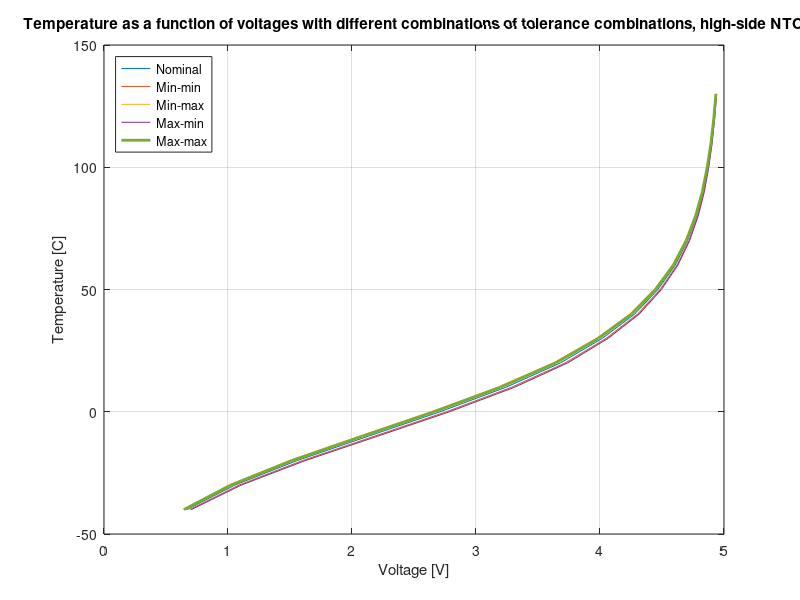
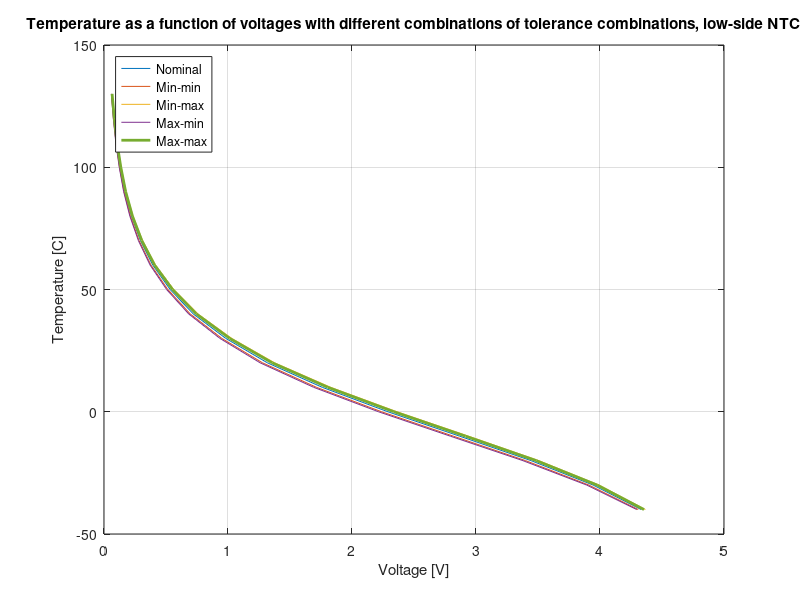
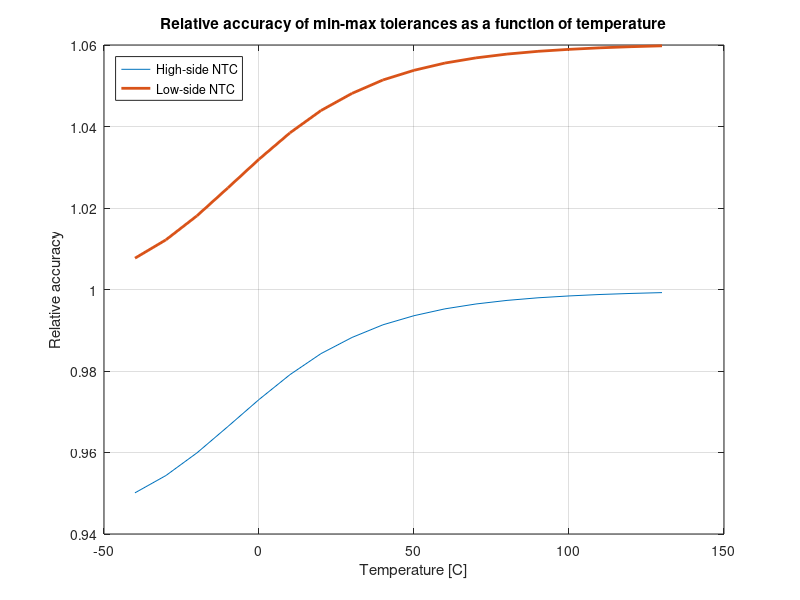
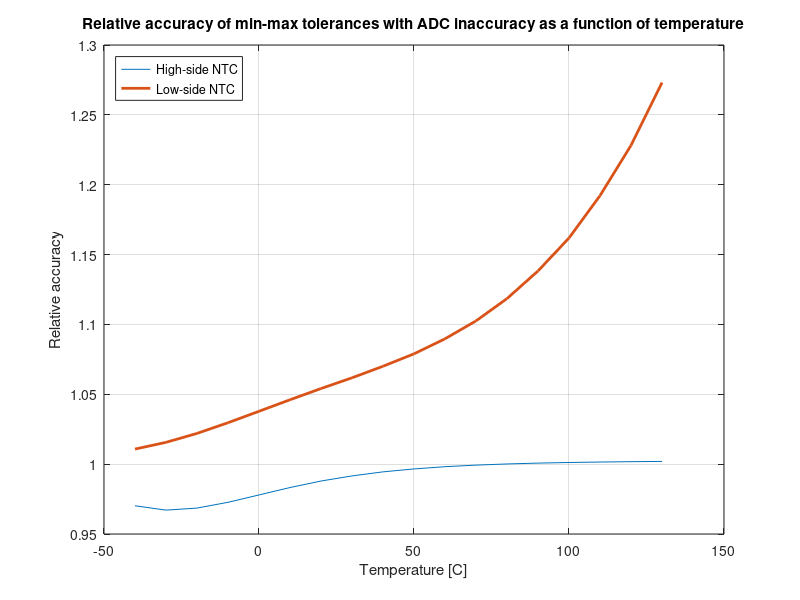

MATLAB code for these plots, in order:
% This script calculates and graphically shows the inaccuracies for an NTC
% when placed high-side and low-side.
%% Setup
clear, close all, clc;

NTC_R = [45313, 26114, 15462, 9397, 5896, 3792, 2500,...
    1707, 1175, 834, 596, 436, 323, 243,...
    187, 144, 113, 89];
T = linspace(-40,130,18);
NTC_Tol = 5/100;

Res_R = 6980;
Res_Tol = 1/100;

Supply = 5;

NTC_min = NTC_R .* (1-NTC_Tol);
NTC_max = NTC_R .* (1+NTC_Tol);
Res_min = Res_R .* (1-Res_Tol);
Res_max = Res_R .* (1+Res_Tol);

%% Calculating scenarios for high-side NTC
V_nom_high = Supply .* Res_R ./ (NTC_R + Res_R);
V_minmin_high = Supply .* Res_min ./ (NTC_min + Res_min);
V_minmax_high = Supply .* Res_min ./ (NTC_max + Res_min);
V_maxmin_high = Supply .* Res_max ./ (NTC_min + Res_max);
V_maxmax_high = Supply .* Res_max ./ (NTC_max + Res_max);

figure(1)
plot(V_nom_high, T, V_minmin_high, T, V_minmax_high, T, V_maxmin_high, T, V_maxmax_high, T, 'LineWidth', 2)
grid on
title('Temperature as a function of voltages with different combinations of tolerance combinations, high-side NTC')
legend('Nominal', 'Min-min', 'Min-max', 'Max-min', 'Max-max', 'Location', 'northwest')
xlabel('Voltage [V]')
ylabel('Temperature [C]')

%% Calculating scenarios for low-side NTC
V_nom_low = Supply .* NTC_R ./ (NTC_R + Res_R);
V_minmin_low = Supply .* NTC_min ./ (NTC_min + Res_min);
V_minmax_low = Supply .* NTC_max ./ (NTC_max + Res_min);
V_maxmin_low = Supply .* NTC_min ./ (NTC_min + Res_max);
V_maxmax_low = Supply .* NTC_max ./ (NTC_max + Res_max);

figure(2)
plot(V_nom_low, T, V_minmin_low, T, V_minmax_low, T, V_maxmin_low, T, V_maxmax_low, T, 'LineWidth', 2)
grid on
title('Temperature as a function of voltages with different combinations of tolerance combinations, low-side NTC')
legend('Nominal', 'Min-min', 'Min-max', 'Max-min', 'Max-max', 'Location', 'northwest')
xlabel('Voltage [V]')
ylabel('Temperature [C]')

%% Relative accuracies
rel_acc_minmin_high = V_minmin_high ./ V_nom_high;
rel_acc_minmax_high = V_minmax_high ./ V_nom_high;
rel_acc_maxmin_high = V_maxmin_high ./ V_nom_high;
rel_acc_maxmax_high = V_maxmax_high ./ V_nom_high;
rel_acc_minmin_low = V_minmin_low ./ V_nom_low;
rel_acc_minmax_low = V_minmax_low ./ V_nom_low;
rel_acc_maxmin_low = V_maxmin_low ./ V_nom_low;
rel_acc_maxmax_low = V_maxmax_low ./ V_nom_low;

figure(3)
%plot(T, rel_acc_minmin_high, T, rel_acc_maxmax_high, T, rel_acc_minmin_low, T, rel_acc_maxmax_low)
plot(T, rel_acc_minmax_high, T, rel_acc_minmax_low, 'LineWidth', 2)
grid on
title('Relative accuracy of min-max tolerances as a function of temperature')
legend('High-side NTC', 'Low-side NTC', 'Location', 'northwest')
xlabel('Temperature [C]')
ylabel('Relative accuracy')

%% Including ADC inaccuracy
ADC_errbit = 11;
ADC_error = 11 * 5 / 4096;

V_ADC_high = V_minmax_high + ADC_error;
V_ADC_low = V_minmax_low + ADC_error;

rel_acc_ADC_high = V_ADC_high ./ V_nom_high;
rel_acc_ADC_low = V_ADC_low ./ V_nom_low;

figure(4)
plot(T, rel_acc_ADC_high, T, rel_acc_ADC_low, 'LineWidth', 2)
grid on
title('Relative accuracy of min-max tolerances with ADC inaccuracy as a function of temperature')
legend('High-side NTC', 'Low-side NTC', 'Location', 'northwest')
xlabel('Temperature [C]')
ylabel('Relative accuracy')